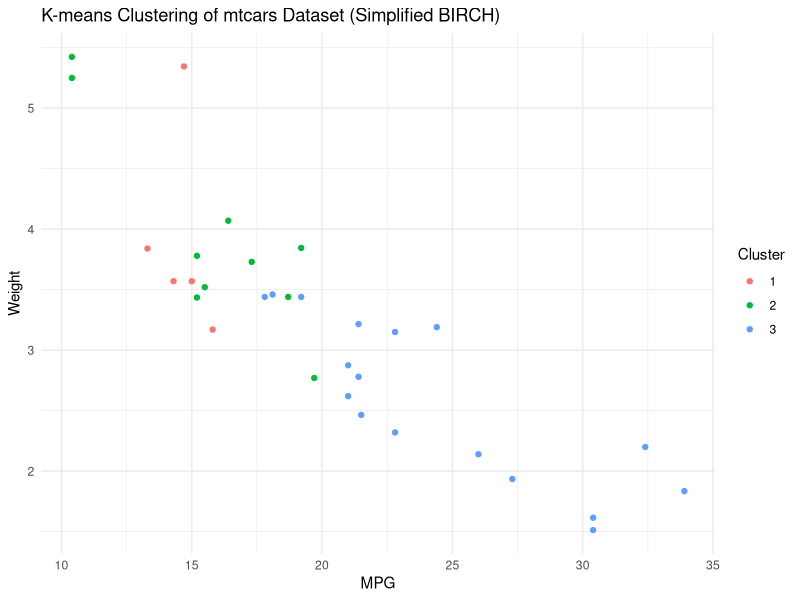

Recreate this plot in R.
library(cluster)
library(datasets)
library(ggplot2)
data("mtcars")


# Select features for clustering
features <- c("mpg", "wt", "hp")  # Adjust features as needed
mtcars_subset <- mtcars[, features]

# Perform K-means clustering (acting as a substitute for BIRCH's initial centroids)
kmeans_model <- kmeans(mtcars_subset, centers = 3)  # Adjust number of clusters (k)

# Assign cluster labels
cluster_labels <- kmeans_model$cluster

# Create data frame with cluster memberships
mtcars_clusters <- cbind(mtcars_subset, Cluster = factor(cluster_labels))

# Visualize clusters using ggplot2
ggplot(mtcars_clusters, aes(x = mpg, y = wt, color = Cluster)) +
  geom_point() +
  labs(title = "K-means Clustering of mtcars Dataset (Simplified BIRCH)", x = "MPG", y = "Weight") +
  theme_minimal()